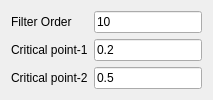
         <widget class="QWidget" name="iirbesselPage">
          <layout class="QFormLayout" name="formLayout_13">
           <property name="fieldGrowthPolicy">
            <enum>QFormLayout::AllNonFixedFieldsGrow</enum>
           </property>
           <item row="0" column="0">
            <widget class="QLabel" name="besselordLabel">
             <property name="text">
              <string>Filter Order</string>
             </property>
            </widget>
           </item>
           <item row="0" column="1">
            <widget class="QLineEdit" name="besselordEdit">
             <property name="text">
              <string>10</string>
             </property>
            </widget>
           </item>
           <item row="1" column="0">
            <widget class="QLabel" name="iirbesselcritLabel1">
             <property name="text">
              <string>Critical point-1</string>
             </property>
            </widget>
           </item>
           <item row="1" column="1">
            <widget class="QLineEdit" name="iirbesselcritEdit1">
             <property name="text">
              <string>0.2</string>
             </property>
            </widget>
           </item>
           <item row="2" column="1">
            <widget class="QLineEdit" name="iirbesselcritEdit2">
             <property name="text">
              <string>0.5</string>
             </property>
            </widget>
           </item>
           <item row="2" column="0">
            <widget class="QLabel" name="iirbesselcritLabel2">
             <property name="text">
              <string>Critical point-2</string>
             </property>
            </widget>
           </item>
          </layout>
         </widget>
